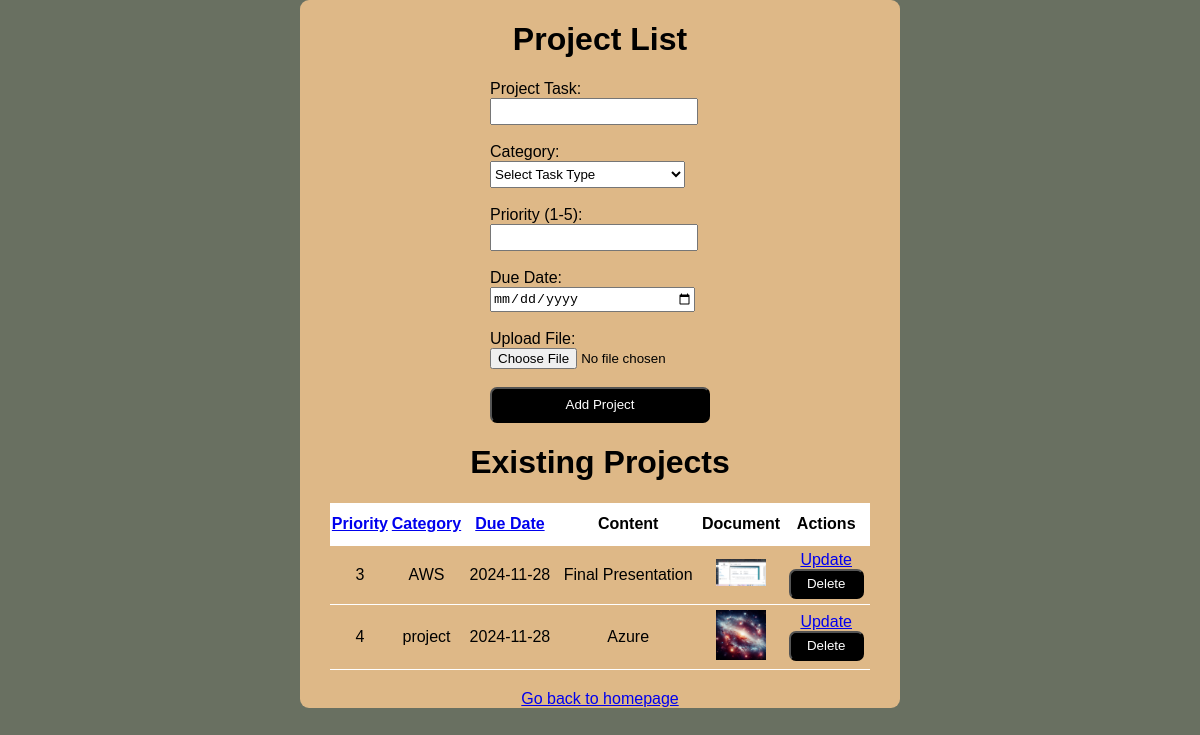
Before: /final_project with the older database file.
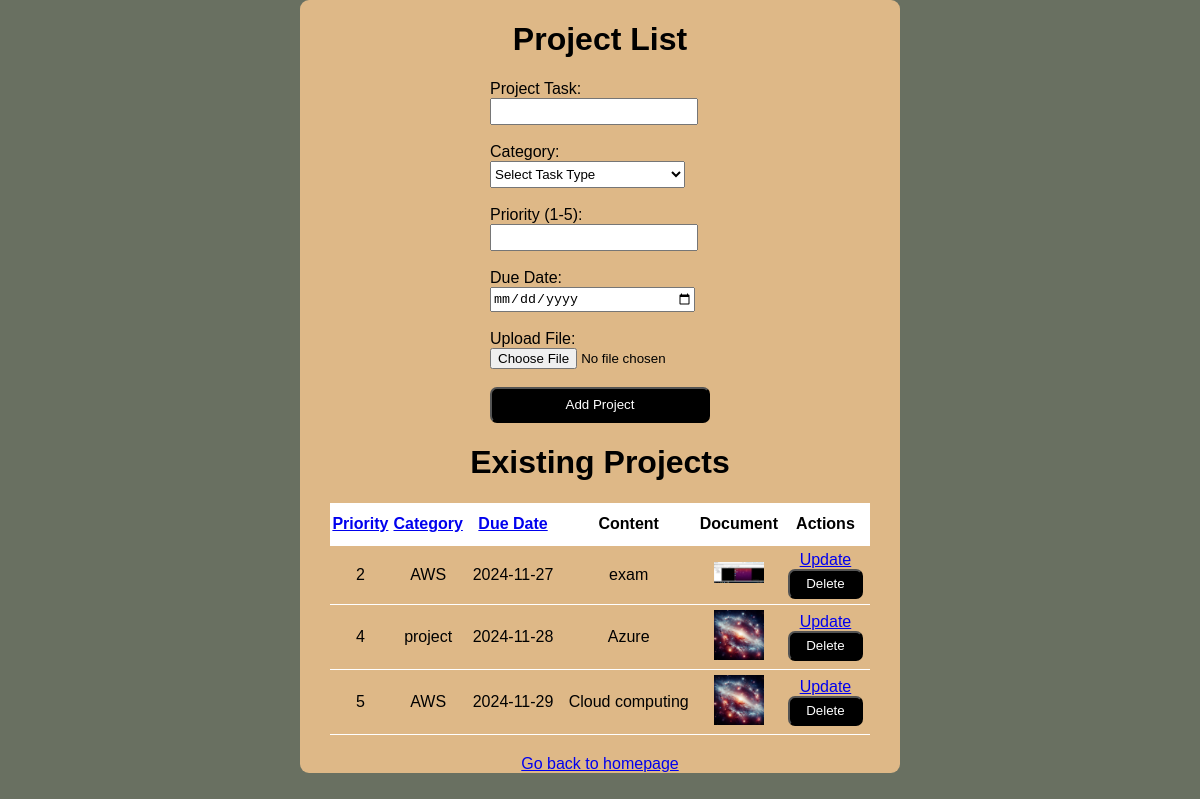
After: the same page with the newer database file.
### models.py (models this page shows, shortened)
class Project(db.Model):
    id = db.Column(db.Integer, primary_key=True)
    task = db.Column(db.String(100), nullable=False)
    category = db.Column(db.String(50), nullable=False)
    priority = db.Column(db.Integer, nullable=False)
    due_date = db.Column(db.Date, nullable=False)
    file_name = db.Column(db.String(200), nullable=False)
    date_created = db.Column(db.DateTime, default=datetime.utcnow)

### app.py (the view)
@app.route('/final_project', methods=['POST', 'GET'])
def form():
    if request.method == 'POST':
        try:
            task = request.form['pTask']
            category = request.form['task_type']
            priority = int(request.form['pr'])
            due_date_str = request.form['due_date']
            file = request.files['file_upload']
            due_date = datetime.strptime(due_date_str, '%Y-%m-%d').date()
            UPLOAD_FOLDER = 'static/uploads'
            app.config['UPLOAD_FOLDER'] = UPLOAD_FOLDER
            file_path = os.path.join(app.config['UPLOAD_FOLDER'], file.filename)
            file.save(file_path)
            new_project = Project(
                task=task,
                category=category,
                priority=priority,
                due_date=due_date,
                file_name=file.filename,
            )
            db.session.add(new_project)
            db.session.commit()
            return redirect('/final_project')
        except Exception as e:
            return f'There was an issue adding your project: {e}'
    else:
        sort_column = request.args.get('sort_column', 'priority')
        valid_columns = ['priority', 'category', 'due_date']
        if sort_column not in valid_columns:
            sort_column = 'priority'  # Default to 'priority' if invalid sort_column is provided
        sort_query = asc(getattr(Project, sort_column))
        projects = Project.query.order_by(sort_query).all()
        return render_template('/final_project/Form.html', projects=projects, sort_column=sort_column)

### templates/final_project/Form.html (shortened to what this page needs)
{% extends 'base.html' %}
{% block body %}
<div class="form-container">
    <h1>Project List</h1>
    <form action="/final_project" method="POST" enctype="multipart/form-data">
        <label for="PT">Project Task:</label><br/>
        <input type="text" name="pTask" id="pTask" required><br><br>
        <label for="Project-type">Category:</label><br/>
        <select id="task-type" name="task_type" required>
            <option value="">Select Task Type</option>
        </select>
        <br><br>
        <label for="priority">Priority (1-5):</label><br/>
        <input type="number" name="pr" id="pr" min="1" max="5" required><br><br>
        <label for="due-date">Due Date:</label><br/>
        <input type="date" id="due-date" name="due_date" required>
        <br><br>
        <label for="file-upload">Upload File:</label><br/>
        <input type="file" id="file-upload" name="file_upload" required>
        <br><br>
        <input type="submit" value="Add Project" id="sub">
    </form>
    <h1>Existing Projects</h1>
    {% if projects|length < 1 %}
        <h4 style="text-align: center">There are no projects. Add one below!</h4>
        {% else %}
        <table class="table_style">
            <tr>
                <th>
                    <a href="?sort_column=priority">Priority</a>
                </th>
                <th>
                    <a href="?sort_column=category">Category</a>
                </th>
                <th>
                    <a href="?sort_column=due_date">Due Date</a>
                </th>
        <th>Content</th>
        <th>Document</th>
        <th>Actions</th>
    </tr>
    {% for project in projects %}
    <tr>
        <td>{{project.priority}}</td>
        <td>{{project.category}}</td>
        <td>{{project.due_date}}</td>
        <td>{{project.task}}</td>
        <td>
            <a href="{{ url_for('static', filename='uploads/' + project.file_name) }}" >
                <img src="{{ url_for('static', filename='uploads/' + project.file_name) }}" alt="{{ project.file_name }}" style="max-width: 50px; max-height: 50px;">
            </a>
        </td>
        <td>
             <a href="/update_form/{{project.id}}" style="padding-bottom: 10px;">Update</a>
            <br>
            <form action="/delete_form/{{ project.id }}" method="POST" style="display: inline;">
                <button type="submit" id="del">
                    Delete
                </button>
            </form>
        </td>
    </tr>
    {% endfor %}
</table>
{% endif %}
<div style="text-align: center; margin-top:20px;">
    <a href="/">Go back to homepage</a>
</div>
</div>
{% endblock %}

### templates/base.html (shortened to what this page needs)
<!DOCTYPE html>
<html lang="en">
<head>
    <link rel="stylesheet" href="{{ url_for('static', filename='css/main.css') }}">
</head>
<body>
    {% block body %}{% endblock %}
</body>
</html>

### static/css/main.css (style rules this page uses)
body, html { margin: 0; font-family: sans-serif; background-color: rgb(105, 112, 97); }
table, td, th { border-width:0px; border-bottom: 1px solid #fff; }
table { border-collapse: collapse; width: 100%; }
th { height: 30px; }
td { text-align: center; padding: 5px; }
body .form-container { margin: 0 auto; display: flex; flex-direction: column; align-content: center; align-items: center; width: 50%; height: auto; background-color: burlywood; border-radius: 9px; }
input { width: 200px; height: 21px; }
select { width: 195px; height: 27px; }
input[type="submit"] { background-color: black; color: white; width: 220px; border-radius: 7px; height: 36px; cursor: pointer; }
.table_style th { background-color: white; height:40px; }
.table_style { width:90%; }
#del { background-color: black; color: white; width: 75px; border-radius: 7px; height: 30px; cursor: pointer; }

Changed rows visible on the page:
removed Project: priority "3", category "AWS", due_date "2024-11-28", task "Final Presentation", file_name (picture)
added Project: priority "2", category "AWS", due_date "2024-11-27", task "exam", file_name (picture)
added Project: priority "5", category "AWS", due_date "2024-11-29", task "Cloud computing", file_name (picture)
